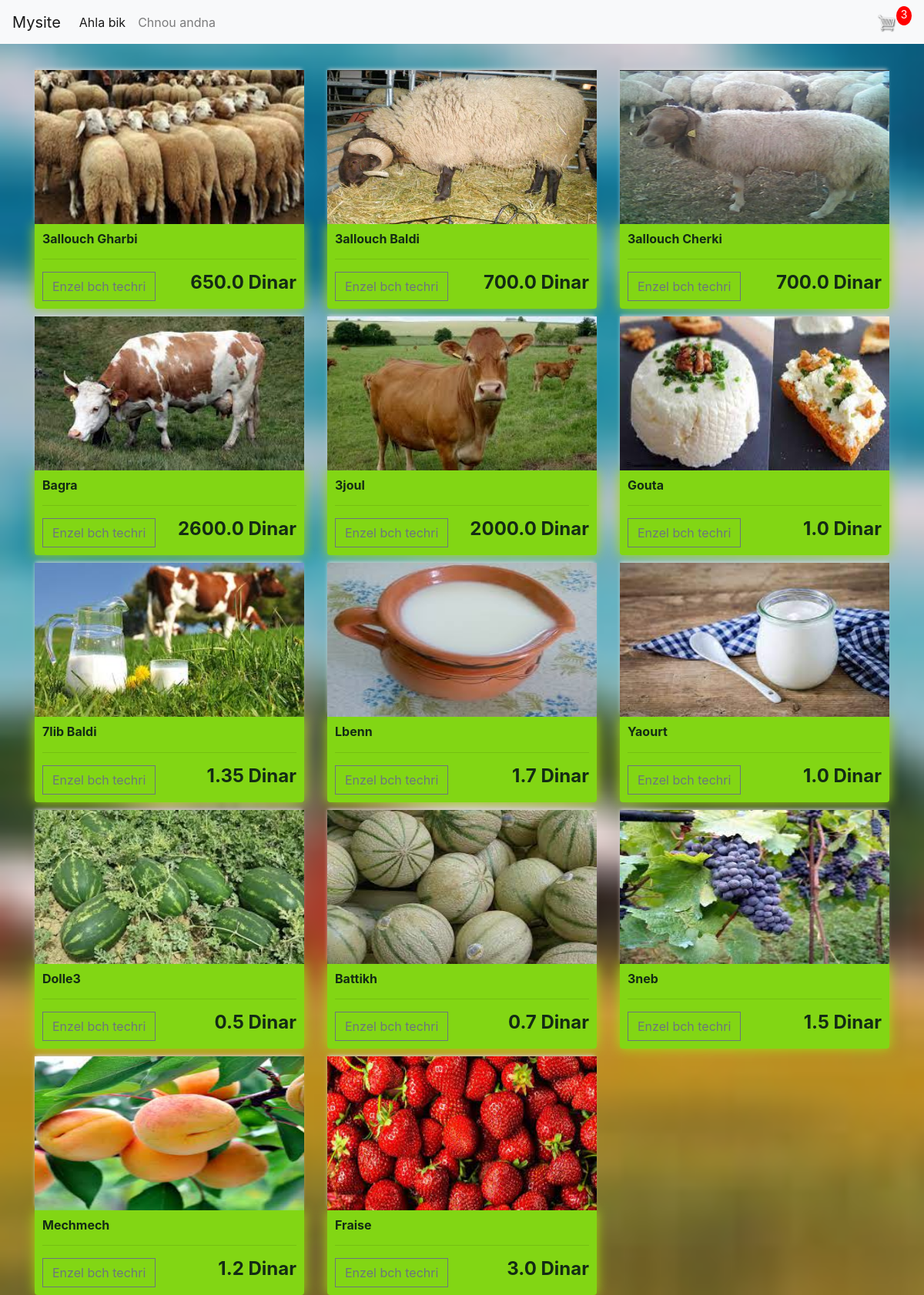
Screenshot of / (signed in) with the database file from the repository.
### store/models.py (models this page shows, shortened)
class Product(models.Model):
	name = models.CharField(max_length=200)
	price = models.FloatField()
	digital = models.BooleanField(default=False,null=True, blank=True)
	image = models.ImageField(null=True, blank=True)
	@property
	def imageURL(self):
		try:
			url = self.image.url
		except:
			url = ''
		return url

### store/views.py (the view)
# urls.py: path('', include('store.urls')),
def store(request):
	data = cartData(request)
	cartItems = data['cartItems']
	order = data['order']
	items = data['items']
	products = Product.objects.all()
	context = {'products':products, 'cartItems':cartItems}
	return render(request, 'store/store.html', context)

### store/models.py (called while the page is built)
	@property
	def get_cart_items(self):
		orderitems = self.orderitem_set.all()
		total = sum([item.quantity for item in orderitems])
		return total

### store/utils.py (called while the page is built)
def cartData(request):
	if request.user.is_authenticated:
		customer = request.user.customer
		order, created = Order.objects.get_or_create(customer=customer, complete=False)
		items = order.orderitem_set.all()
		cartItems = order.get_cart_items
	else:
		cookieData = cookieCart(request)
		cartItems = cookieData['cartItems']
		order = cookieData['order']
		items = cookieData['items']
	return {'cartItems':cartItems ,'order':order, 'items':items}

### store/templates/store/store.html
{% extends 'store/main.html' %}
{% load static %}
{% block content %}
	<div class="row" id='a'>
		{% for product in products %}
		<div class="col-lg-4">
			<img class="thumbnail" src="{{product.imageURL}}">
			<div class="box-element product">
				<h6><strong>{{product.name}}</strong></h6>
				<hr>
				<button data-product="{{product.id}}" data-action="add" class="btn btn-outline-secondary add-btn update-cart">Enzel bch techri</button>
				<h4 style="display: inline-block; float: right"><strong>{{product.price}} Dinar</strong></h4>
			</div>
		</div>
		{% endfor %}
	</div>
{% endblock content %}

### static/css/main.css (style rules this page uses)
body { background-image: url("firma.jpg"); height: 100%; background-position: center; background-repeat: no-repeat; background-size: cover; }
h1,h2,h3,h4,h5,h6 { color:hsl(123, 39%, 12%); }
.box-element { box-shadow:hsl(76, 86%, 46%) 0 0 16px; background-color: rgb(130, 214, 20); border-radius: 4px; padding: 10px; }
.thumbnail { width: 100%; height: 200px; -webkit-box-shadow: -1px -3px 5px -2px rgba(214,214,214,1); -moz-box-shadow: -1px -3px 5px -2px rgba(214,214,214,1); box-shadow: -1px -3px 5px -2px rgba(214,214,214,1); }
.product { border-radius: 0 0 4px 4px; }
.col-lg-4, .col-lg-6, .col-lg-8, .col-lg-12 { margin-top: 10px; }
.btn { border-radius: 0; }

### rows the page displays
Product: imageURL (picture), name "3allouch Gharbi", price "650.0"
Product: imageURL (picture), name "3allouch Baldi", price "700.0"
Product: imageURL (picture), name "3allouch Cherki", price "700.0"
Product: imageURL (picture), name "Bagra", price "2600.0"
Product: imageURL (picture), name "3joul", price "2000.0"
Product: imageURL (picture), name "Gouta", price "1.0"
Product: imageURL (picture), name "7lib Baldi", price "1.35"
Product: imageURL (picture), name "Lbenn", price "1.7"
Product: imageURL (picture), name "Yaourt", price "1.0"
Product: imageURL (picture), name "Dolle3", price "0.5"
Product: imageURL (picture), name "Battikh", price "0.7"
Product: imageURL (picture), name "3neb", price "1.5"
Product: imageURL (picture), name "Mechmech", price "1.2"
Product: imageURL (picture), name "Fraise", price "3.0"

### other values shown
{{ cartItems }} "3"
